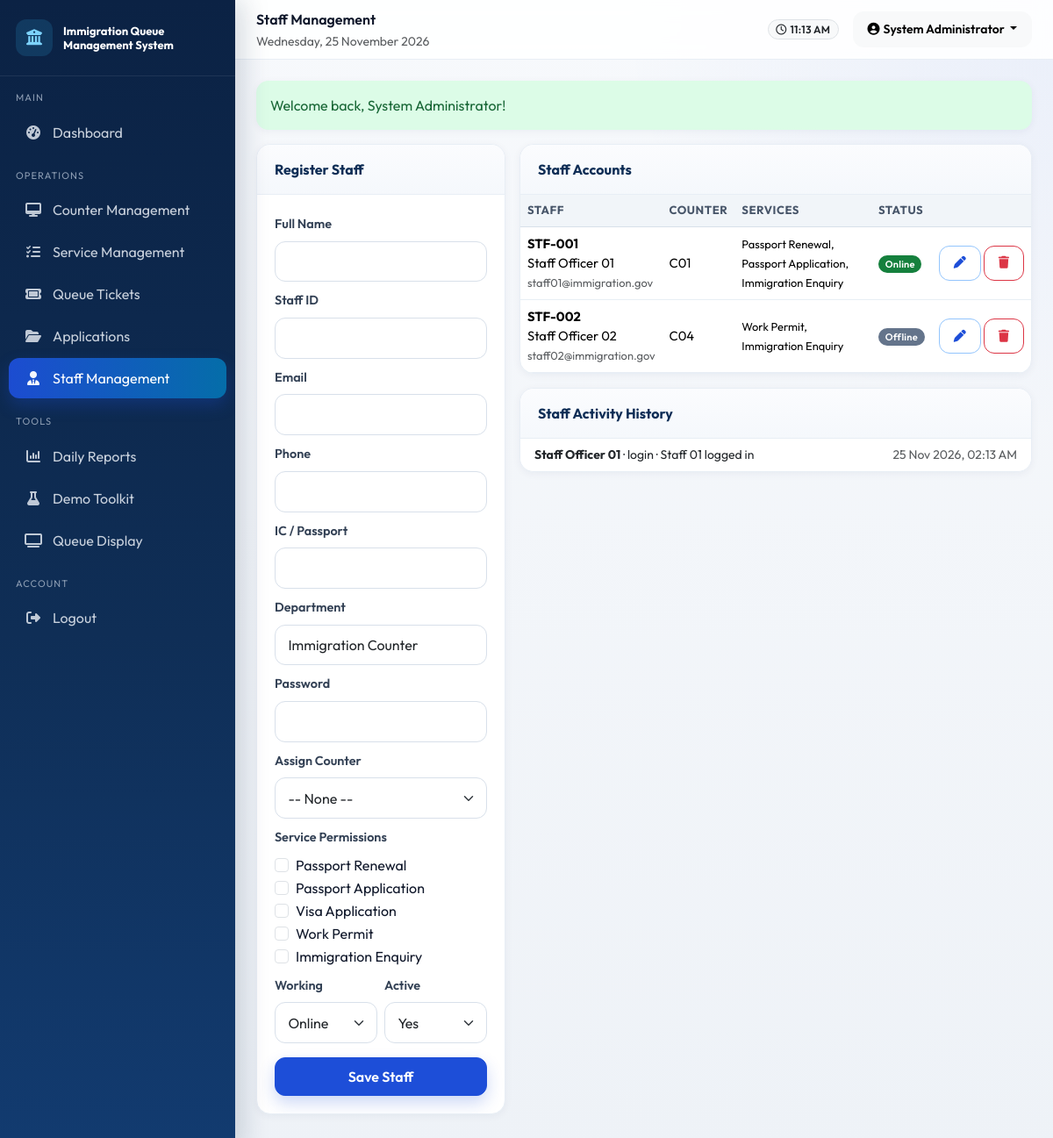
The page /admin/staff.php (signed in) on the database its author committed.
### tables this page shows
CREATE TABLE users (
    id INT UNSIGNED AUTO_INCREMENT PRIMARY KEY,
    full_name VARCHAR(150) NOT NULL,
    ic_passport VARCHAR(50) NOT NULL,
    email VARCHAR(150) NOT NULL UNIQUE,
    phone VARCHAR(30) DEFAULT NULL,
    password VARCHAR(255) NOT NULL,
    role ENUM('admin','staff','public') NOT NULL DEFAULT 'public',
    is_active TINYINT(1) NOT NULL DEFAULT 1,
    last_login DATETIME DEFAULT NULL,
    created_at DATETIME NOT NULL DEFAULT CURRENT_TIMESTAMP,
    updated_at DATETIME NOT NULL DEFAULT CURRENT_TIMESTAMP ON UPDATE CURRENT_TIMESTAMP,
    INDEX idx_users_role (role),
    INDEX idx_users_email (email)
);

CREATE TABLE services (
    id INT UNSIGNED AUTO_INCREMENT PRIMARY KEY,
    name VARCHAR(100) NOT NULL,
    code VARCHAR(20) NOT NULL UNIQUE,
    description TEXT,
    estimated_duration INT NOT NULL DEFAULT 15 COMMENT 'minutes',
    queue_prefix CHAR(1) NOT NULL DEFAULT 'A',
    icon VARCHAR(50) DEFAULT 'fa-passport',
    is_active TINYINT(1) NOT NULL DEFAULT 1,
    created_at DATETIME NOT NULL DEFAULT CURRENT_TIMESTAMP,
    updated_at DATETIME NOT NULL DEFAULT CURRENT_TIMESTAMP ON UPDATE CURRENT_TIMESTAMP
);

CREATE TABLE staff (
    id INT UNSIGNED AUTO_INCREMENT PRIMARY KEY,
    user_id INT UNSIGNED NOT NULL UNIQUE,
    staff_code VARCHAR(30) NOT NULL UNIQUE,
    department VARCHAR(100) DEFAULT 'Immigration Counter',
    working_status ENUM('online','offline','break') NOT NULL DEFAULT 'offline',
    is_active TINYINT(1) NOT NULL DEFAULT 1,
    created_at DATETIME NOT NULL DEFAULT CURRENT_TIMESTAMP,
    updated_at DATETIME NOT NULL DEFAULT CURRENT_TIMESTAMP ON UPDATE CURRENT_TIMESTAMP,
    CONSTRAINT fk_staff_user FOREIGN KEY (user_id) REFERENCES users(id) ON DELETE CASCADE
);

CREATE TABLE counters (
    id INT UNSIGNED AUTO_INCREMENT PRIMARY KEY,
    counter_number VARCHAR(20) NOT NULL UNIQUE,
    counter_name VARCHAR(100) NOT NULL,
    status ENUM('available','serving','offline') NOT NULL DEFAULT 'offline',
    is_active TINYINT(1) NOT NULL DEFAULT 1,
    created_at DATETIME NOT NULL DEFAULT CURRENT_TIMESTAMP,
    updated_at DATETIME NOT NULL DEFAULT CURRENT_TIMESTAMP ON UPDATE CURRENT_TIMESTAMP
);

CREATE TABLE activity_logs (
    id INT UNSIGNED AUTO_INCREMENT PRIMARY KEY,
    user_id INT UNSIGNED DEFAULT NULL,
    action VARCHAR(100) NOT NULL,
    module VARCHAR(50) DEFAULT NULL,
    details TEXT,
    ip_address VARCHAR(45) DEFAULT NULL,
    created_at DATETIME NOT NULL DEFAULT CURRENT_TIMESTAMP,
    INDEX idx_alog_user (user_id),
    INDEX idx_alog_created (created_at),
    CONSTRAINT fk_alog_user FOREIGN KEY (user_id) REFERENCES users(id) ON DELETE SET NULL
);

### config/database.php (called while the page is built, shortened)
<?php
function db(): PDO
{
    static $pdo = null;
    if ($pdo instanceof PDO) {
        return $pdo;
    }
    $options = [
        PDO::ATTR_ERRMODE => PDO::ERRMODE_EXCEPTION,
        PDO::ATTR_DEFAULT_FETCH_MODE => PDO::FETCH_ASSOC,
        PDO::ATTR_EMULATE_PREPARES => false,
    ];
    try {
        $dsn = 'mysql:host=' . DB_HOST . ';port=' . DB_PORT . ';dbname=' . DB_NAME . ';charset=' . DB_CHARSET;
        $pdo = new PDO($dsn, DB_USER, DB_PASS, $options);
    } catch (PDOException $e) {
        http_response_code(500);
        die('Database connection failed. Please import database/immigration_queue_system.sql via phpMyAdmin or MySQL CLI.');
    }
    return $pdo;
}

### admin/staff.php (the view, shortened to what this page needs)
<?php
require_once dirname(__DIR__) . '/includes/functions.php';
$user = require_login('admin');
$pdo = db();
$services = $pdo->query('SELECT * FROM services ORDER BY id')->fetchAll();
$staffRows = $pdo->query("SELECT s.*, u.full_name, u.email, u.phone, u.ic_passport, u.is_active AS user_active,
  c.id AS counter_id, c.counter_number,
  (SELECT GROUP_CONCAT(sv.name SEPARATOR ', ') FROM staff_service_permissions ssp JOIN services sv ON sv.id=ssp.service_id WHERE ssp.staff_id=s.id) AS service_names
  FROM staff s
  JOIN users u ON u.id = s.user_id
  LEFT JOIN staff_counter_assignments sca ON sca.staff_id = s.id AND sca.is_current=1
  LEFT JOIN counters c ON c.id = sca.counter_id
  ORDER BY s.staff_code")->fetchAll();
$edit = null; $editServices = [];
$logs = $pdo->query("SELECT al.*, u.full_name FROM activity_logs al LEFT JOIN users u ON u.id=al.user_id WHERE u.role='staff' OR al.module IN ('staff','counter') ORDER BY al.created_at DESC LIMIT 20")->fetchAll();
$pageTitle = 'Staff Management';
require dirname(__DIR__) . '/includes/header.php';
?>
<div class="app-shell">
<?php require dirname(__DIR__) . '/includes/sidebar.php'; ?>
<div class="main-content">
<?php require dirname(__DIR__) . '/includes/navbar.php'; ?>
<div class="page-body">
<?php $flash = get_flash(); if ($flash): ?><div class="alert alert-<?= e($flash['type']) ?>"><?= e($flash['message']) ?></div><?php endif; ?>
<div class="row g-3">
  <div class="col-lg-4">
    <div class="card-panel">
      <div class="card-panel-header"><?= $edit ? 'Edit Staff' : 'Register Staff' ?></div>
      <div class="card-panel-body">
        <form method="post">
          <div class="mb-2"><label class="form-label">Full Name</label><input class="form-control" name="full_name" required value="<?= e($edit['full_name'] ?? '') ?>"></div>
          <div class="mb-2"><label class="form-label">Staff ID</label><input class="form-control" name="staff_code" required value="<?= e($edit['staff_code'] ?? '') ?>"></div>
          <div class="mb-2"><label class="form-label">Email</label><input type="email" class="form-control" name="email" required value="<?= e($edit['email'] ?? '') ?>"></div>
          <div class="mb-2"><label class="form-label">Phone</label><input class="form-control" name="phone" value="<?= e($edit['phone'] ?? '') ?>"></div>
          <div class="mb-2"><label class="form-label">IC / Passport</label><input class="form-control" name="ic_passport" value="<?= e($edit['ic_passport'] ?? '') ?>"></div>
          <div class="mb-2"><label class="form-label">Department</label><input class="form-control" name="department" value="<?= e($edit['department'] ?? 'Immigration Counter') ?>"></div>
          <div class="mb-2"><label class="form-label">Password <?= $edit ? '(leave blank to keep)' : '' ?></label><input type="password" class="form-control" name="password" <?= $edit ? '' : 'required' ?>></div>
          <div class="mb-2"><label class="form-label">Assign Counter</label>
            <select class="form-select" name="counter_id"><option value="0">-- None --</option>
            </select>
          </div>
          <div class="mb-2"><label class="form-label">Service Permissions</label>
            <?php foreach ($services as $s): ?>
              <div class="form-check"><input class="form-check-input" type="checkbox" name="services[]" value="<?= (int)$s['id'] ?>" <?= in_array((int)$s['id'], $editServices, true)?'checked':'' ?>><label class="form-check-label"><?= e($s['name']) ?></label></div>
            <?php endforeach; ?>
          </div>
          <div class="row g-2 mb-3">
            <div class="col-6"><label class="form-label">Working</label>
              <select class="form-select" name="working_status"><?php foreach (['online','offline','break'] as $w): ?><option value="<?= $w ?>" <?= (($edit['working_status'] ?? '')===$w)?'selected':'' ?>><?= ucfirst($w) ?></option><?php endforeach; ?></select>
            </div>
            <div class="col-6"><label class="form-label">Active</label>
              <select class="form-select" name="is_active"><option value="1" <?= ((int)($edit['is_active'] ?? 1)===1)?'selected':'' ?>>Yes</option></select>
            </div>
          </div>
          <button class="btn btn-primary w-100">Save Staff</button>
        </form>
      </div>
    </div>
  </div>
  <div class="col-lg-8">
    <div class="card-panel mb-3">
      <div class="card-panel-header">Staff Accounts</div>
      <div class="card-panel-body p-0 table-responsive">
        <table class="table mb-0">
          <thead><tr><th>Staff</th><th>Counter</th><th>Services</th><th>Status</th><th></th></tr></thead>
          <tbody>
          <?php foreach ($staffRows as $s): ?>
            <tr>
              <td><strong><?= e($s['staff_code']) ?></strong><br><?= e($s['full_name']) ?><br><small class="text-muted"><?= e($s['email']) ?></small></td>
              <td><?= e($s['counter_number'] ?? '-') ?></td>
              <td><small><?= e($s['service_names'] ?? '-') ?></small></td>
              <td><?= status_badge($s['working_status']) ?><?= !(int)$s['is_active'] ? ' <span class="badge bg-dark">Inactive</span>' : '' ?></td>
              <td class="text-nowrap">
                <a class="btn btn-sm btn-outline-primary" href="?edit=<?= (int)$s['id'] ?>"><i class="fa-solid fa-pen"></i></a>
                <form method="post" class="d-inline" onsubmit="return confirm('Delete staff account?')"><button class="btn btn-sm btn-outline-danger"><i class="fa-solid fa-trash"></i></button></form>
              </td>
            </tr>
          <?php endforeach; ?>
          </tbody>
        </table>
      </div>
    </div>
    <div class="card-panel">
      <div class="card-panel-header">Staff Activity History</div>
      <div class="card-panel-body p-0">
        <ul class="list-group list-group-flush">
          <?php foreach ($logs as $l): ?>
            <li class="list-group-item small d-flex justify-content-between">
              <span><strong><?= e($l['full_name'] ?? 'System') ?></strong> · <?= e($l['action']) ?> · <?= e($l['details'] ?? '') ?></span>
              <span class="text-muted"><?= format_datetime($l['created_at']) ?></span>
            </li>
          <?php endforeach; ?>
        </ul>
      </div>
    </div>
  </div>
</div>
</div></div></div>
<?php require dirname(__DIR__) . '/includes/footer.php'; ?>

### includes/navbar.php (shortened to what this page needs)
<?php $user = $user ?? current_user(); ?>
<header class="topbar">
  <div class="d-flex align-items-center gap-3">
    <div>
      <div class="fw-semibold text-navy"><?= e($pageHeading ?? $pageTitle ?? 'Dashboard') ?></div>
      <small class="text-muted"><?= e($pageSubtitle ?? date('l, d F Y')) ?></small>
    </div>
  </div>
  <div class="d-flex align-items-center gap-3">
    <span class="badge bg-light text-dark border">
      <i class="fa-regular fa-clock me-1"></i><?= date('h:i A') ?>
    </span>
    <div class="dropdown">
      <button class="btn btn-sm btn-light dropdown-toggle" data-bs-toggle="dropdown">
        <i class="fa-solid fa-user-circle me-1"></i><?= e($user['full_name'] ?? 'User') ?>
      </button>
    </div>
  </div>
</header>

### includes/functions.php (shortened to what this page needs)
<?php
require_once dirname(__DIR__) . '/config/database.php';
function e(?string $value): string
{
    return htmlspecialchars((string)$value, ENT_QUOTES, 'UTF-8');
}
function get_flash(): ?array
{
    $flash = $_SESSION['flash'];
    return $flash;
}
function status_badge(string $status): string
{
    $map = [
        'waiting' => 'warning',
        'serving' => 'primary',
        'completed' => 'success',
        'skipped' => 'secondary',
        'cancelled' => 'danger',
        'no_show' => 'dark',
        'pending' => 'warning',
        'confirmed' => 'info',
        'checked_in' => 'primary',
        'under_review' => 'info',
        'approved' => 'success',
        'rejected' => 'danger',
        'additional_docs' => 'warning',
        'available' => 'success',
        'offline' => 'secondary',
        'online' => 'success',
        'break' => 'warning',
    ];
    $class = $map[$status] ?? 'secondary';
    $label = ucwords(str_replace('_', ' ', $status));
    return '<span class="badge bg-' . $class . '">' . e($label) . '</span>';
}
function current_user(): ?array
{
    static $cached = null;
    if ($cached && (int)$cached['id'] === (int)$_SESSION['user_id']) {
        return $cached;
    }
    $stmt = db()->prepare('SELECT * FROM users WHERE id = ? AND is_active = 1 LIMIT 1');
    $stmt->execute([(int)$_SESSION['user_id']]);
    $user = $stmt->fetch();
    $cached = $user;
    return $user;
}
function require_login(string $role = ''): array
{
    $user = current_user();
    return $user;
}
function format_datetime(?string $dt): string
{
    return date('d M Y, h:i A', strtotime($dt));
}

### assets/css/style.css (style rules this page uses)
:root { --primary-navy: #0F2E56; --secondary-blue: #1D4ED8; --accent-teal: #0F766E; --accent-sky: #0284C7; --light-bg: #EEF2F7; --surface: #FFFFFF; --border: #D8E0EA; --border-soft: #E8EEF5; --success: #15803D; --success-soft: #DCFCE7; --warning: #B45309; --warning-soft: #FEF3C7; --danger: #B91C1C; --danger-soft: #FEE2E2; --info: #0369A1; --info-soft: #E0F2FE; --text: #0F172A; --text-muted: #64748B; --sidebar-width: 268px; --topbar-height: 68px; --radius: 16px; --shadow: 0 8px 24px rgba(15, 46, 86, .08); --shadow-sm: 0 2px 10px rgba(15, 46, 86, .05); }
* { box-sizing: border-box; }
body { font-family: "Outfit", "Segoe UI", Tahoma, sans-serif; background: radial-gradient(circle at top right, rgba(29,78,216,.06), transparent 28%), linear-gradient(180deg, #F7F9FC 0%, var(--light-bg) 100%); color: var(--text); margin: 0; min-height: 100vh; }
a { text-decoration: none; color: var(--secondary-blue); }
.form-control, .form-select { border-radius: 12px; border-color: var(--border); padding: .65rem .9rem; box-shadow: none !important; }
.form-label { font-weight: 600; color: #334155; font-size: .9rem; }
.btn { border-radius: 12px; font-weight: 600; padding: .55rem 1rem; transition: transform .15s ease, box-shadow .15s ease, background .15s ease; }
.btn-primary { background: var(--secondary-blue); border-color: var(--secondary-blue); box-shadow: 0 8px 18px rgba(29,78,216,.22); }
.btn-outline-primary { color: var(--secondary-blue); border-color: #93C5FD; background: #fff; }
.badge { font-weight: 600; letter-spacing: .02em; border-radius: 999px; padding: .4em .7em; }
.bg-success { background-color: #15803D !important; }
.bg-secondary { background-color: #64748B !important; }
.alert { border: none; border-radius: 14px; box-shadow: var(--shadow-sm); }
.alert-success { background: var(--success-soft); color: #166534; }
.app-shell { display: flex; min-height: 100vh; }
.main-content { margin-left: var(--sidebar-width); flex: 1; min-width: 0; }
.topbar { height: var(--topbar-height); background: rgba(255,255,255,.88); backdrop-filter: blur(10px); border-bottom: 1px solid var(--border-soft); display: flex; align-items: center; justify-content: space-between; padding: 0 24px; position: sticky; top: 0; z-index: 1020; }
.page-body { padding: 24px; }
.card-panel { background: var(--surface); border-radius: var(--radius); box-shadow: var(--shadow-sm); border: 1px solid var(--border-soft); margin-bottom: 20px; overflow: hidden; }
.card-panel .card-panel-header { padding: 16px 20px; border-bottom: 1px solid var(--border-soft); display: flex; justify-content: space-between; align-items: center; font-weight: 700; color: var(--primary-navy); background: linear-gradient(180deg, #FBFCFE, #F5F8FC); }
.card-panel .card-panel-body { padding: 20px; }
.table { --bs-table-bg: transparent; }
.table thead th { background: #F1F5F9; color: #475569; font-weight: 700; font-size: .82rem; text-transform: uppercase; letter-spacing: .04em; border-bottom: 1px solid var(--border); white-space: nowrap; }
.table td { vertical-align: middle; font-size: .92rem; border-color: var(--border-soft); }
.list-group-item { border-color: var(--border-soft); }

### rows shown on the page
users: full_name "System Administrator"
services: name "Passport Renewal"
services: name "Passport Application"
services: name "Visa Application"
services: name "Work Permit"
services: name "Immigration Enquiry"
staff: staff_code "STF-001", user.full_name "Staff Officer 01", user.email "staff01@immigration.gov", counters.counter_number "C01", service_names "Passport Renewal, Passport Application, Immigration Enquiry", working_status "Online"
staff: staff_code "STF-002", user.full_name "Staff Officer 02", user.email "staff02@immigration.gov", counters.counter_number "C04", service_names "Work Permit, Immigration Enquiry", working_status "Offline"
activity_logs: user.full_name "Staff Officer 01", action "login", details "Staff 01 logged in", created_at "25 Nov 2026, 02:13 AM"

### other values the page prints
$pageHeading "Staff Management"
$pageSubtitle "Wednesday, 25 November 2026"
$flash['message'] "Welcome back, System Administrator!"
form field working_status "Online"
